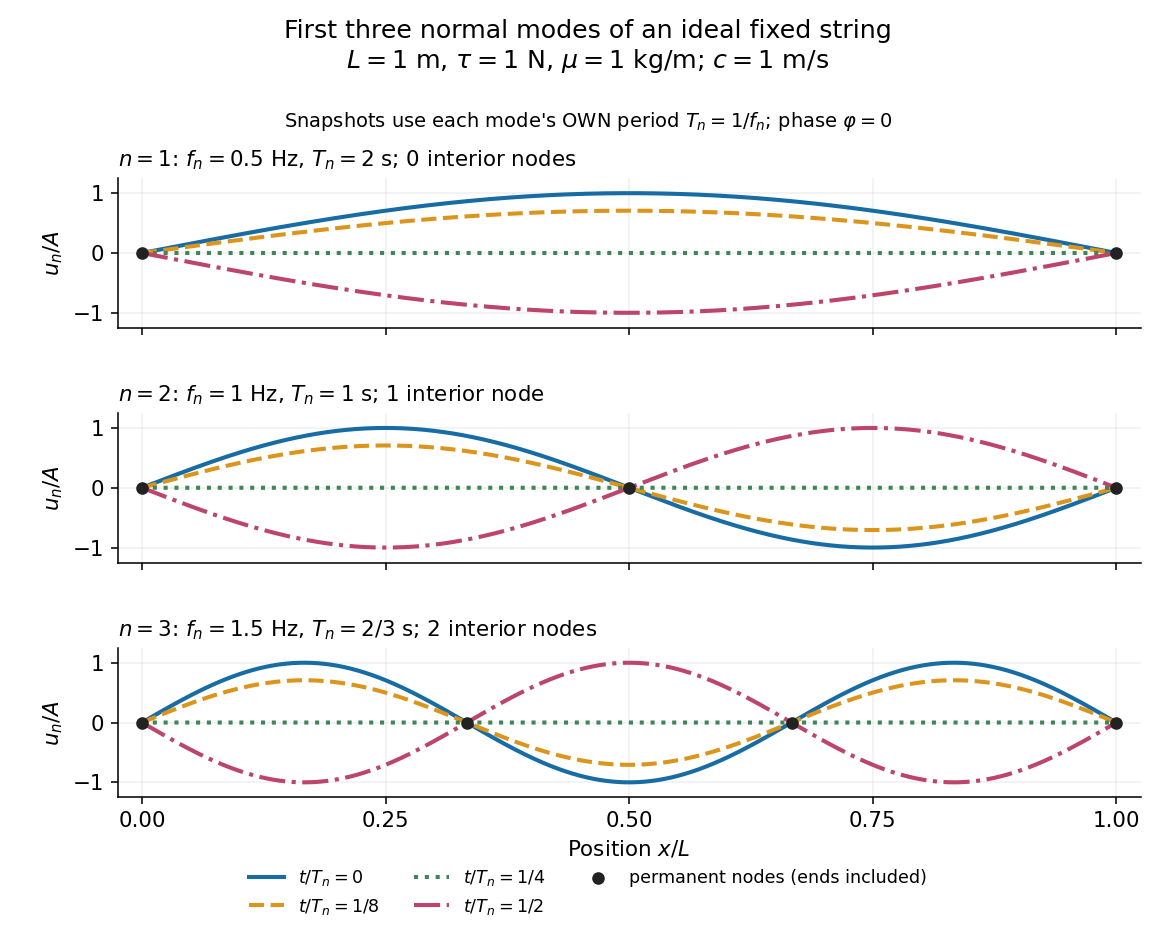

Reproduce this figure in Python.
"""Generate standing-string-normal-modes.png in the current working directory.

Tested: Python 3.14.4, NumPy 2.3.5, Matplotlib 3.10.7.
Run from _media with MPLBACKEND=Agg MPLCONFIGDIR=/tmp.
The parameters describe an ideal model, not a measured musical instrument.
"""

from pathlib import Path

import matplotlib.pyplot as plt
import numpy as np


def main():
    plt.rcParams.update({"font.size": 11, "figure.facecolor": "white",
                         "axes.facecolor": "white", "savefig.facecolor": "white",
                         "axes.spines.top": False, "axes.spines.right": False})
    length, tension, density = 1.0, 1.0, 1.0
    speed = np.sqrt(tension / density)
    position = np.linspace(0, length, 1201)
    snapshots = [(0, "0", "#176ca4", "-"),
                 (1 / 8, "1/8", "#dc951c", "--"),
                 (1 / 4, "1/4", "#40845a", ":"),
                 (1 / 2, "1/2", "#bd446b", "-.")]
    fig, axes = plt.subplots(3, 1, figsize=(8.4, 6.7), sharex=True)
    fig.subplots_adjust(left=0.10, right=0.97, top=0.81, bottom=0.15, hspace=0.57)
    fig.suptitle("First three normal modes of an ideal fixed string\n"
                 r"$L=1$ m, $\tau=1$ N, $\mu=1$ kg/m; $c=1$ m/s",
                 fontsize=13, y=0.98)
    fig.text(0.5, 0.865, r"Snapshots use each mode's OWN period $T_n=1/f_n$; phase $\varphi=0$",
             ha="center", fontsize=10)
    for n, ax in enumerate(axes, start=1):
        frequency = n * speed / (2 * length)
        period = 1 / frequency
        shape = np.sin(n * np.pi * position / length)
        for fraction, label, color, style in snapshots:
            factor = np.cos(2 * np.pi * fraction)
            if fraction == 1 / 4:
                factor = 0.0
            ax.plot(position / length, shape * factor, color=color, ls=style,
                    lw=2.1, label=rf"$t/T_n={label}$")
        nodes = np.arange(n + 1) / n
        ax.scatter(nodes, np.zeros_like(nodes), color="#222222", s=30,
                   zorder=5, label="permanent nodes (ends included)")
        ax.set(xlim=(-0.025, 1.025), ylim=(-1.25, 1.25), ylabel=r"$u_n/A$")
        ax.set_yticks([-1, 0, 1])
        period_label = ["2", "1", "2/3"][n - 1]
        ax.set_title(rf"$n={n}$: $f_n={frequency:g}$ Hz, $T_n={period_label}$ s; "
                     f"{n - 1} interior node{'s' if n != 2 else ''}", loc="left", fontsize=11)
        ax.grid(alpha=0.18)
    axes[-1].set_xlabel(r"Position $x/L$")
    axes[-1].set_xticks([0, 1 / 4, 1 / 2, 3 / 4, 1])
    handles, labels = axes[0].get_legend_handles_labels()
    fig.legend(handles, labels, loc="lower center", bbox_to_anchor=(0.5, 0.006),
               ncol=3, fontsize=9, frameon=False)
    fig.savefig(Path.cwd() / "standing-string-normal-modes.png", dpi=140,
                facecolor="white", transparent=False)
    plt.close(fig)


if __name__ == "__main__":
    main()
